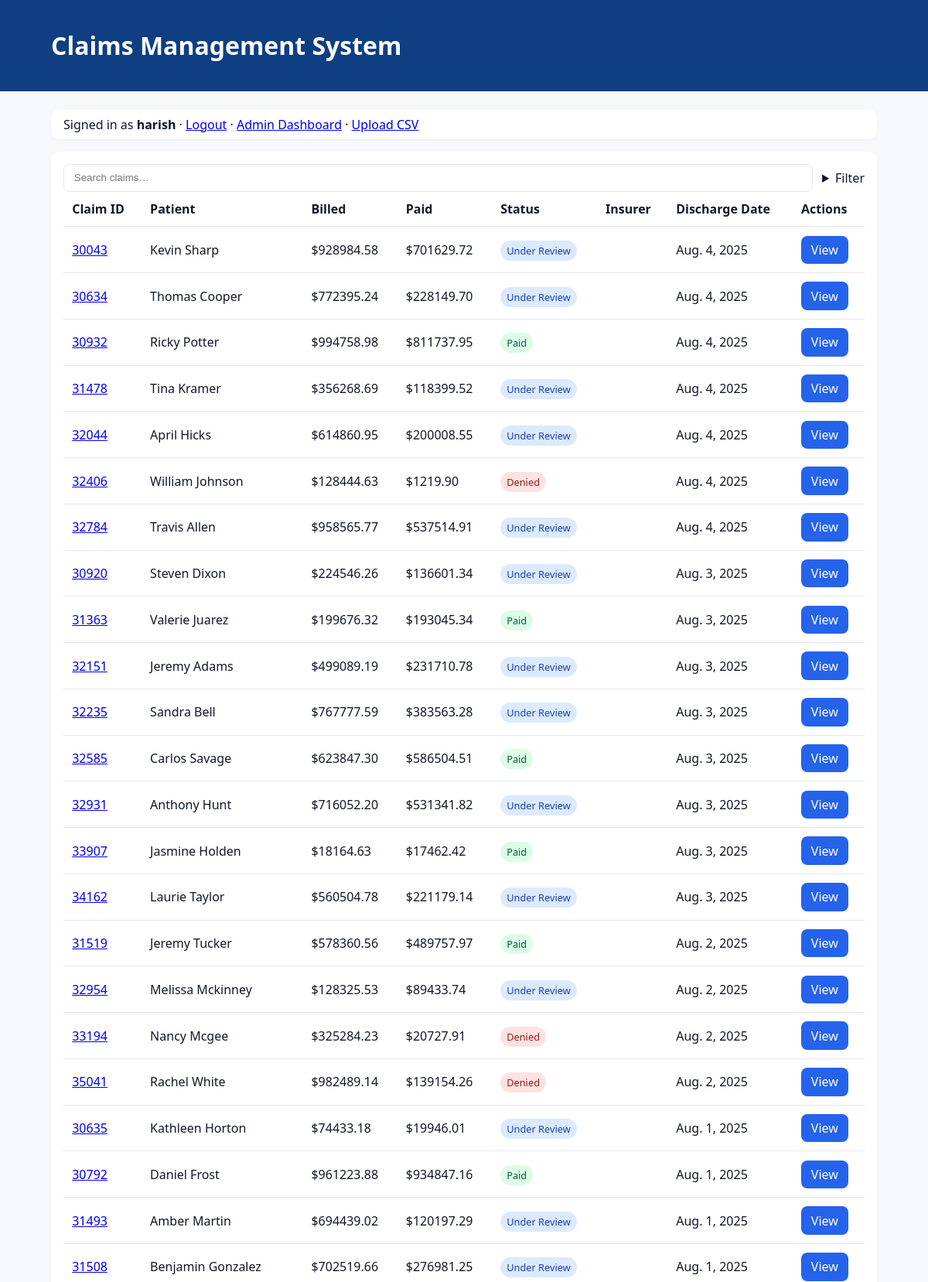
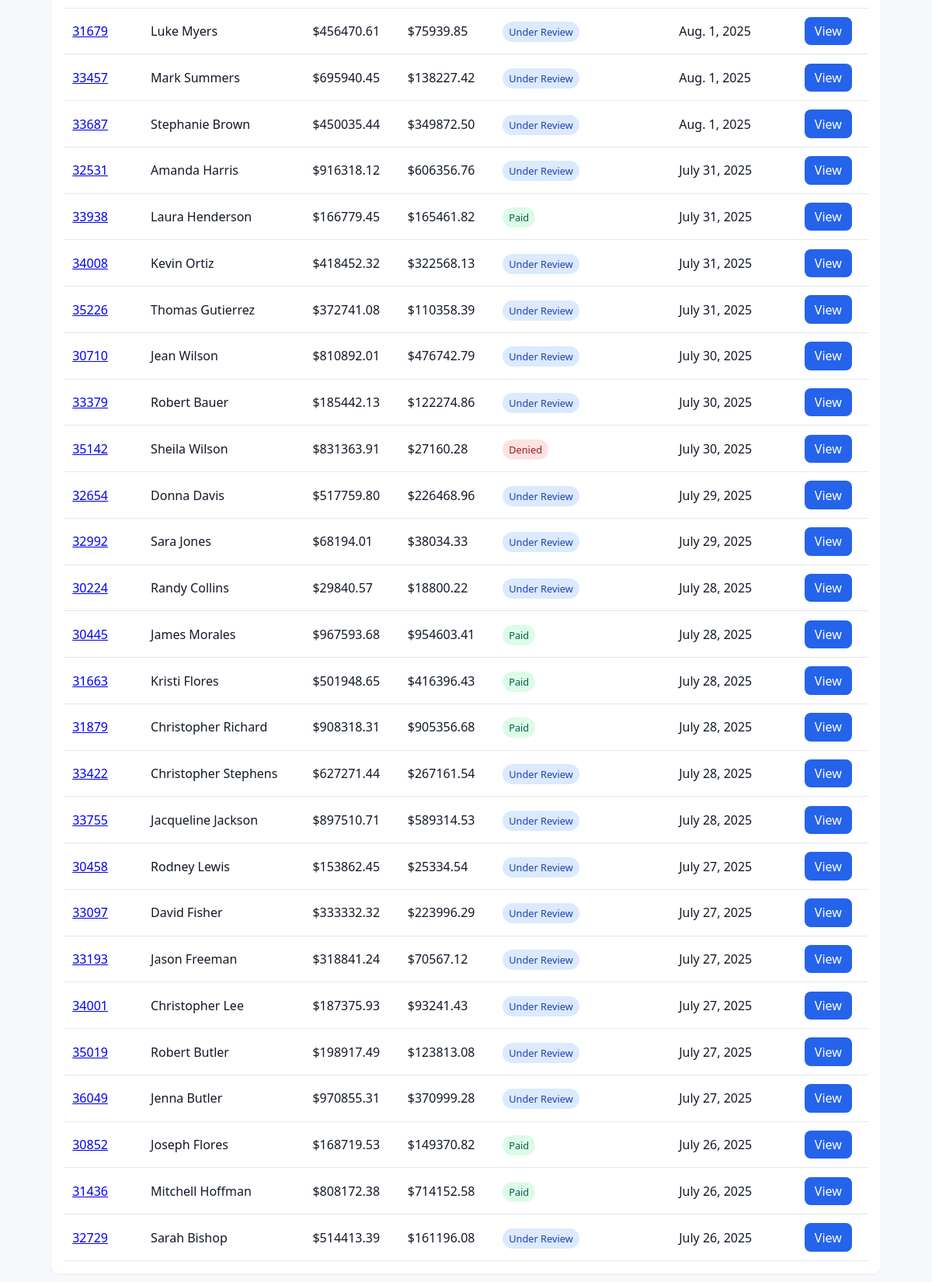
The app's page / (signed in) with its own data (2 pictures, top to bottom).
### claims/models.py (models this page shows, shortened)
class Claim(models.Model):
    class Status(models.TextChoices):
        DENIED = "denied", "Denied"
        PAID = "paid", "Paid"
        UNDER_REVIEW = "review", "Under Review"
    claim_id = models.PositiveIntegerField(unique=True)  # e.g., 30001
    patient_name = models.CharField(max_length=120)
    billed_amount = models.DecimalField(max_digits=12, decimal_places=2)
    paid_amount = models.DecimalField(max_digits=12, decimal_places=2, default=0)
    status = models.CharField(max_length=20, choices=Status.choices, default=Status.UNDER_REVIEW)
    insurer = models.CharField(max_length=120)
    discharge_date = models.DateField()
    cpt_codes = models.CharField(max_length=120, help_text="Comma-separated codes, e.g. 99204,82947,99406")
    denial_reason = models.CharField(max_length=255, blank=True)
    created_at = models.DateTimeField(auto_now_add=True)

### claims/views.py (the view)
# urls.py: path('', views.claim_list, name='list'),
def claim_list(request):
    qs = Claim.objects.all().order_by('-discharge_date')
    term = request.GET.get('q', '').strip()
    status = request.GET.get('status', '')
    insurer = request.GET.get('insurer', '')
    if term:
        qs = qs.filter(
            Q(claim_id__icontains=term) |
            Q(patient_name__icontains=term) |
            Q(insurer__icontains=term)
        )
    if status:
        qs = qs.filter(status=status)
    if insurer:
        qs = qs.filter(insurer__icontains=insurer)
    insurers = Claim.objects.order_by().values_list('insurer', flat=True).distinct()
    ctx = {'claims': qs[:50], 'insurers': insurers, 'term': term, 'status': status, 'insurer_val': insurer}
    return render(request, 'claims/claim_list.html', ctx)

### templates/claims/claim_list.html (shortened to what this page needs)
{% extends "base.html" %}
{% block content %}
<div class="card">
  <div class="row">
    <input
      class="input"
      type="search"
      name="q"
      placeholder="Search claims…"
      value="{{ term }}"
      hx-get="{% url 'claims:search' %}"
      hx-target="#claims-body"
      hx-trigger="keyup changed delay:400ms"
      hx-include="[name='status'], [name='insurer']"
    />
    <details class="filter">
      <summary>Filter</summary>
    </details>
  </div>
  <table class="table">
    <thead>
    <tr>
      <th>Claim ID</th><th>Patient</th><th>Billed</th><th>Paid</th><th>Status</th>
      <th>Insurer</th><th>Discharge Date</th><th>Actions</th>
    </tr>
    </thead>
    <tbody id="claims-body">
      {% include "claims/partials/claim_rows.html" with claims=claims %}
    </tbody>
  </table>
</div>
{% endblock %}

### templates/base.html (shortened to what this page needs)
<!doctype html>
<html lang="en" x-data>
<head>
   {% load static %}
  <link rel="stylesheet" href="{% static 'styles.css' %}">
</head>
<body>
  <header class="topbar">
    <div class="container">
      <h1>Claims Management System</h1>
    </div>
  </header>
  <main class="container">
<div class="card" style="padding:.5rem 1rem;margin-top:.5rem">
  {% if request.user.is_authenticated %}
    Signed in as <strong>{{ request.user.username }}</strong> ·
    <a href="{% url 'logout' %}">Logout</a> ·
    <a href="{% url 'claims:admin_dashboard' %}">Admin Dashboard</a> ·
    <a href="{% url 'claims:csv_upload' %}">Upload CSV</a>
  {% else %}
    <a href="{% url 'login' %}">Login</a>
  {% endif %}
</div>
    {% block content %}{% endblock %}
  </main>
</body>
</html>

### templates/claims/partials/claim_rows.html
{% for c in claims %}
<tr>
  <td><a href="{% url 'claims:detail' c.pk %}">{{ c.claim_id }}</a></td>
  <td>{{ c.patient_name }}</td>
  <td>${{ c.billed_amount }}</td>
  <td class="{{ c.paid_amount|floatformat:2|yesno:'text-green,text-red' }}">
    ${{ c.paid_amount }}
  </td>
  <td>{% include "claims/partials/status_badge.html" with claim=c %}</td>
  <td>{{ c.insurer }}</td>
  <td>{{ c.discharge_date }}</td>
  <td>
    <a class="btn" href="{% url 'claims:detail' c.pk %}">View</a>
  </td>
</tr>
{% empty %}
<tr><td colspan="8" class="muted">No results.</td></tr>
{% endfor %}

### templates/claims/partials/status_badge.html
{% if claim.status == 'denied' %}
<span class="badge badge-red">Denied</span>
{% elif claim.status == 'paid' %}
<span class="badge badge-green">Paid</span>
{% else %}
<span class="badge badge-blue">Under Review</span>
{% endif %}

### static/styles.css (style rules this page uses)
:root { --blue:#2563eb; --red:#e11d48; --green:#16a34a; --muted:#6b7280; }
* { box-sizing: border-box; }
body { font-family: system-ui, sans-serif; margin:0; background:#f6f8fb; color:#111827; }
.container { max-width: 1100px; margin: 0 auto; padding: 1rem; }
.topbar { background:#0f3e82; color:#fff; }
.card { background:#fff; border-radius:10px; padding:1rem; box-shadow: 0 1px 3px rgba(0,0,0,.05); margin:1rem 0; }
.row { display:flex; gap:.75rem; align-items:center; }
.filter summary { cursor:pointer; }
.input { flex:1; padding:.6rem .8rem; border:1px solid #e5e7eb; border-radius:8px; }
.table { width:100%; border-collapse: collapse; }
.table th, .table td { padding:.7rem; border-bottom:1px solid #e5e7eb; text-align:left; }
.btn { display:inline-block; padding:.45rem .8rem; border-radius:8px; background:var(--blue); color:#fff; text-decoration:none; border:0; cursor:pointer; }
.badge { padding:.25rem .5rem; border-radius:999px; font-size:.8rem; }
.badge-red { background:#fee2e2; color:#991b1b; }
.badge-green { background:#dcfce7; color:#065f46; }
.badge-blue { background:#dbeafe; color:#1e40af; }

### records on screen
Claim: claim_id "30043", patient_name "Kevin Sharp", billed_amount "928984.58", paid_amount "701629.72", status "Under Review", discharge_date "Aug. 4, 2025"
Claim: claim_id "30634", patient_name "Thomas Cooper", billed_amount "772395.24", paid_amount "228149.70", status "Under Review", discharge_date "Aug. 4, 2025"
Claim: claim_id "30932", patient_name "Ricky Potter", billed_amount "994758.98", paid_amount "811737.95", status "Paid", discharge_date "Aug. 4, 2025"
Claim: claim_id "31478", patient_name "Tina Kramer", billed_amount "356268.69", paid_amount "118399.52", status "Under Review", discharge_date "Aug. 4, 2025"
Claim: claim_id "32044", patient_name "April Hicks", billed_amount "614860.95", paid_amount "200008.55", status "Under Review", discharge_date "Aug. 4, 2025"
Claim: claim_id "32406", patient_name "William Johnson", billed_amount "128444.63", paid_amount "1219.90", status "Denied", discharge_date "Aug. 4, 2025"
Claim: claim_id "32784", patient_name "Travis Allen", billed_amount "958565.77", paid_amount "537514.91", status "Under Review", discharge_date "Aug. 4, 2025"
Claim: claim_id "30920", patient_name "Steven Dixon", billed_amount "224546.26", paid_amount "136601.34", status "Under Review", discharge_date "Aug. 3, 2025"
Claim: claim_id "31363", patient_name "Valerie Juarez", billed_amount "199676.32", paid_amount "193045.34", status "Paid", discharge_date "Aug. 3, 2025"
Claim: claim_id "32151", patient_name "Jeremy Adams", billed_amount "499089.19", paid_amount "231710.78", status "Under Review", discharge_date "Aug. 3, 2025"
Claim: claim_id "32235", patient_name "Sandra Bell", billed_amount "767777.59", paid_amount "383563.28", status "Under Review", discharge_date "Aug. 3, 2025"
Claim: claim_id "32585", patient_name "Carlos Savage", billed_amount "623847.30", paid_amount "586504.51", status "Paid", discharge_date "Aug. 3, 2025"
Claim: claim_id "32931", patient_name "Anthony Hunt", billed_amount "716052.20", paid_amount "531341.82", status "Under Review", discharge_date "Aug. 3, 2025"
Claim: claim_id "33907", patient_name "Jasmine Holden", billed_amount "18164.63", paid_amount "17462.42", status "Paid", discharge_date "Aug. 3, 2025"
Claim: claim_id "31519", patient_name "Jeremy Tucker", billed_amount "578360.56", paid_amount "489757.97", status "Paid", discharge_date "Aug. 2, 2025"
Claim: claim_id "32954", patient_name "Melissa Mckinney", billed_amount "128325.53", paid_amount "89433.74", status "Under Review", discharge_date "Aug. 2, 2025"
Claim: claim_id "33194", patient_name "Nancy Mcgee", billed_amount "325284.23", paid_amount "20727.91", status "Denied", discharge_date "Aug. 2, 2025"
Claim: claim_id "30635", patient_name "Kathleen Horton", billed_amount "74433.18", paid_amount "19946.01", status "Under Review", discharge_date "Aug. 1, 2025"
Claim: claim_id "30792", patient_name "Daniel Frost", billed_amount "961223.88", paid_amount "934847.16", status "Paid", discharge_date "Aug. 1, 2025"
Claim: claim_id "31493", patient_name "Amber Martin", billed_amount "694439.02", paid_amount "120197.29", status "Under Review", discharge_date "Aug. 1, 2025"
Claim: claim_id "31508", patient_name "Benjamin Gonzalez", billed_amount "702519.66", paid_amount "276981.25", status "Under Review", discharge_date "Aug. 1, 2025"
Claim: claim_id "31679", patient_name "Luke Myers", billed_amount "456470.61", paid_amount "75939.85", status "Under Review", discharge_date "Aug. 1, 2025"
Claim: claim_id "33457", patient_name "Mark Summers", billed_amount "695940.45", paid_amount "138227.42", status "Under Review", discharge_date "Aug. 1, 2025"
Claim: claim_id "33687", patient_name "Stephanie Brown", billed_amount "450035.44", paid_amount "349872.50", status "Under Review", discharge_date "Aug. 1, 2025"
Claim: claim_id "32531", patient_name "Amanda Harris", billed_amount "916318.12", paid_amount "606356.76", status "Under Review", discharge_date "July 31, 2025"
Claim: claim_id "33938", patient_name "Laura Henderson", billed_amount "166779.45", paid_amount "165461.82", status "Paid", discharge_date "July 31, 2025"
Claim: claim_id "30710", patient_name "Jean Wilson", billed_amount "810892.01", paid_amount "476742.79", status "Under Review", discharge_date "July 30, 2025"
Claim: claim_id "33379", patient_name "Robert Bauer", billed_amount "185442.13", paid_amount "122274.86", status "Under Review", discharge_date "July 30, 2025"
Claim: claim_id "32654", patient_name "Donna Davis", billed_amount "517759.80", paid_amount "226468.96", status "Under Review", discharge_date "July 29, 2025"
Claim: claim_id "32992", patient_name "Sara Jones", billed_amount "68194.01", paid_amount "38034.33", status "Under Review", discharge_date "July 29, 2025"
Claim: claim_id "30224", patient_name "Randy Collins", billed_amount "29840.57", paid_amount "18800.22", status "Under Review", discharge_date "July 28, 2025"
Claim: claim_id "30445", patient_name "James Morales", billed_amount "967593.68", paid_amount "954603.41", status "Paid", discharge_date "July 28, 2025"
Claim: claim_id "31663", patient_name "Kristi Flores", billed_amount "501948.65", paid_amount "416396.43", status "Paid", discharge_date "July 28, 2025"
Claim: claim_id "31879", patient_name "Christopher Richard", billed_amount "908318.31", paid_amount "905356.68", status "Paid", discharge_date "July 28, 2025"
Claim: claim_id "33422", patient_name "Christopher Stephens", billed_amount "627271.44", paid_amount "267161.54", status "Under Review", discharge_date "July 28, 2025"
Claim: claim_id "33755", patient_name "Jacqueline Jackson", billed_amount "897510.71", paid_amount "589314.53", status "Under Review", discharge_date "July 28, 2025"
Claim: claim_id "30458", patient_name "Rodney Lewis", billed_amount "153862.45", paid_amount "25334.54", status "Under Review", discharge_date "July 27, 2025"
Claim: claim_id "33097", patient_name "David Fisher", billed_amount "333332.32", paid_amount "223996.29", status "Under Review", discharge_date "July 27, 2025"
Claim: claim_id "33193", patient_name "Jason Freeman", billed_amount "318841.24", paid_amount "70567.12", status "Under Review", discharge_date "July 27, 2025"
Claim: claim_id "34001", patient_name "Christopher Lee", billed_amount "187375.93", paid_amount "93241.43", status "Under Review", discharge_date "July 27, 2025"
Claim: claim_id "30852", patient_name "Joseph Flores", billed_amount "168719.53", paid_amount "149370.82", status "Paid", discharge_date "July 26, 2025"
Claim: claim_id "31436", patient_name "Mitchell Hoffman", billed_amount "808172.38", paid_amount "714152.58", status "Paid", discharge_date "July 26, 2025"
Claim: claim_id "32729", patient_name "Sarah Bishop", billed_amount "514413.39", paid_amount "161196.08", status "Under Review", discharge_date "July 26, 2025"

### other values on screen
{{ request.user.username }} "harish"
